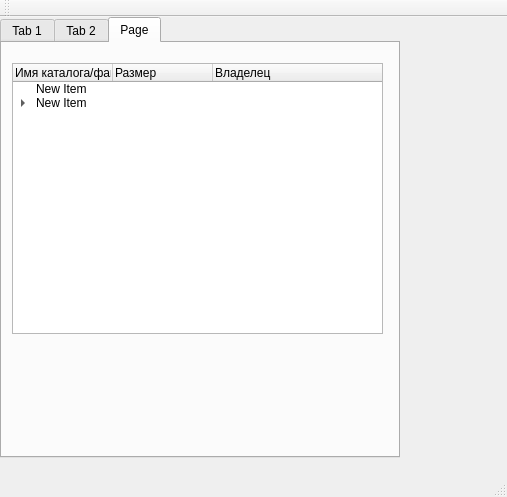
<?xml version="1.0" encoding="UTF-8"?>
<ui version="4.0">
 <class>MainWindow</class>
 <widget class="QMainWindow" name="MainWindow">
  <property name="geometry">
   <rect>
    <x>0</x>
    <y>0</y>
    <width>507</width>
    <height>497</height>
   </rect>
  </property>
  <property name="windowTitle">
   <string>MainWindow</string>
  </property>
  <property name="styleSheet">
   <string notr="true"/>
  </property>
  <widget class="QWidget" name="centralWidget">
   <widget class="QTabWidget" name="tabWidget">
    <property name="geometry">
     <rect>
      <x>0</x>
      <y>0</y>
      <width>400</width>
      <height>441</height>
     </rect>
    </property>
    <property name="sizePolicy">
     <sizepolicy hsizetype="Expanding" vsizetype="Expanding">
      <horstretch>0</horstretch>
      <verstretch>0</verstretch>
     </sizepolicy>
    </property>
    <property name="minimumSize">
     <size>
      <width>121</width>
      <height>141</height>
     </size>
    </property>
    <property name="maximumSize">
     <size>
      <width>400</width>
      <height>16777215</height>
     </size>
    </property>
    <property name="currentIndex">
     <number>2</number>
    </property>
    <widget class="QWidget" name="tab">
     <attribute name="title">
      <string>Tab 1</string>
     </attribute>
     <widget class="QWidget" name="verticalLayoutWidget">
      <property name="geometry">
       <rect>
        <x>10</x>
        <y>10</y>
        <width>204</width>
        <height>254</height>
       </rect>
      </property>
      <layout class="QVBoxLayout" name="verticalLayout">
       <item>
        <widget class="QLabel" name="label">
         <property name="text">
          <string>Вы можете выбрать только один пункт</string>
         </property>
        </widget>
       </item>
       <item>
        <widget class="QRadioButton" name="radioButton">
         <property name="text">
          <string>Пункт 1</string>
         </property>
         <property name="checked">
          <bool>true</bool>
         </property>
        </widget>
       </item>
       <item>
        <widget class="QRadioButton" name="radioButton_2">
         <property name="text">
          <string>Пункт 2</string>
         </property>
        </widget>
       </item>
       <item>
        <widget class="QRadioButton" name="radioButton_3">
         <property name="text">
          <string>Пункт 3</string>
         </property>
        </widget>
       </item>
       <item>
        <widget class="QRadioButton" name="radioButton_4">
         <property name="text">
          <string>Пункт 4</string>
         </property>
        </widget>
       </item>
      </layout>
     </widget>
     <widget class="QWidget" name="verticalLayoutWidget_2">
      <property name="geometry">
       <rect>
        <x>230</x>
        <y>20</y>
        <width>204</width>
        <height>107</height>
       </rect>
      </property>
      <layout class="QVBoxLayout" name="verticalLayout_2">
       <item>
        <widget class="QLabel" name="label_2">
         <property name="text">
          <string>Вы можете выбрать только один пункт</string>
         </property>
        </widget>
       </item>
       <item>
        <widget class="QRadioButton" name="radioButton_5">
         <property name="text">
          <string>Пункт 1</string>
         </property>
         <property name="checked">
          <bool>true</bool>
         </property>
        </widget>
       </item>
       <item>
        <widget class="QRadioButton" name="radioButton_6">
         <property name="text">
          <string>Пункт 2</string>
         </property>
        </widget>
       </item>
       <item>
        <widget class="QRadioButton" name="radioButton_7">
         <property name="text">
          <string>Пункт 3</string>
         </property>
        </widget>
       </item>
       <item>
        <widget class="QRadioButton" name="radioButton_8">
         <property name="text">
          <string>Пункт 4</string>
         </property>
        </widget>
       </item>
      </layout>
     </widget>
     <widget class="QLineEdit" name="newItemEdit">
      <property name="geometry">
       <rect>
        <x>270</x>
        <y>280</y>
        <width>141</width>
        <height>20</height>
       </rect>
      </property>
     </widget>
     <widget class="QPushButton" name="addItemButton">
      <property name="geometry">
       <rect>
        <x>270</x>
        <y>310</y>
        <width>121</width>
        <height>21</height>
       </rect>
      </property>
      <property name="styleSheet">
       <string notr="true"> border-bottom: 1px dotted red; /* Параметры линии */</string>
      </property>
      <property name="text">
       <string>Добавить запись</string>
      </property>
     </widget>
     <widget class="QListWidget" name="listWidget">
      <property name="geometry">
       <rect>
        <x>0</x>
        <y>290</y>
        <width>256</width>
        <height>91</height>
       </rect>
      </property>
      <item>
       <property name="text">
        <string>New Item</string>
       </property>
      </item>
      <item>
       <property name="text">
        <string>New Item</string>
       </property>
      </item>
     </widget>
    </widget>
    <widget class="QWidget" name="tab_2">
     <attribute name="title">
      <string>Tab 2</string>
     </attribute>
     <widget class="QToolButton" name="toolButton_2">
      <property name="geometry">
       <rect>
        <x>70</x>
        <y>0</y>
        <width>51</width>
        <height>31</height>
       </rect>
      </property>
      <property name="text">
       <string>...</string>
      </property>
      <property name="icon">
       <iconset>
        <normaloff>:/icons/icons/icon.png</normaloff>:/icons/icons/icon.png</iconset>
      </property>
      <property name="iconSize">
       <size>
        <width>32</width>
        <height>32</height>
       </size>
      </property>
     </widget>
     <widget class="QToolButton" name="toolButton">
      <property name="geometry">
       <rect>
        <x>140</x>
        <y>10</y>
        <width>25</width>
        <height>19</height>
       </rect>
      </property>
      <property name="text">
       <string>text</string>
      </property>
     </widget>
     <widget class="QPushButton" name="pushButton">
      <property name="geometry">
       <rect>
        <x>200</x>
        <y>10</y>
        <width>84</width>
        <height>31</height>
       </rect>
      </property>
      <property name="text">
       <string>PushButton</string>
      </property>
     </widget>
     <widget class="QCheckBox" name="checkBox">
      <property name="geometry">
       <rect>
        <x>20</x>
        <y>50</y>
        <width>191</width>
        <height>17</height>
       </rect>
      </property>
      <property name="font">
       <font>
        <pointsize>-1</pointsize>
        <weight>50</weight>
        <italic>false</italic>
        <bold>false</bold>
       </font>
      </property>
      <property name="styleSheet">
       <string notr="true">font: normal 15px/1.2 Verdana,DejaVu Sans,Geneva,sans-serif;
</string>
      </property>
      <property name="text">
       <string>CheckBox</string>
      </property>
      <property name="checked">
       <bool>true</bool>
      </property>
     </widget>
     <widget class="QCommandLinkButton" name="commandLinkButton">
      <property name="geometry">
       <rect>
        <x>20</x>
        <y>90</y>
        <width>172</width>
        <height>41</height>
       </rect>
      </property>
      <property name="text">
       <string>CommandLinkButton</string>
      </property>
     </widget>
     <widget class="QDialogButtonBox" name="buttonBox">
      <property name="geometry">
       <rect>
        <x>40</x>
        <y>130</y>
        <width>321</width>
        <height>23</height>
       </rect>
      </property>
      <property name="standardButtons">
       <set>QDialogButtonBox::Apply|QDialogButtonBox::Cancel|QDialogButtonBox::Ok|QDialogButtonBox::Save|QDialogButtonBox::SaveAll</set>
      </property>
     </widget>
    </widget>
    <widget class="QWidget" name="tab_3">
     <attribute name="title">
      <string>Page</string>
     </attribute>
     <widget class="QTreeWidget" name="treeWidget">
      <property name="geometry">
       <rect>
        <x>10</x>
        <y>20</y>
        <width>371</width>
        <height>271</height>
       </rect>
      </property>
      <column>
       <property name="text">
        <string>Имя каталога/файла</string>
       </property>
      </column>
      <column>
       <property name="text">
        <string>Размер</string>
       </property>
      </column>
      <column>
       <property name="text">
        <string>Владелец</string>
       </property>
      </column>
      <item>
       <property name="text">
        <string>New Item</string>
       </property>
      </item>
      <item>
       <property name="text">
        <string>New Item</string>
       </property>
       <property name="text">
        <string/>
       </property>
       <item>
        <property name="text">
         <string>New Subitem</string>
        </property>
        <property name="text">
         <string/>
        </property>
        <item>
         <property name="text">
          <string>Подкаталог</string>
         </property>
         <property name="icon">
          <iconset>
           <normaloff>:/icons/icons/icon.png</normaloff>:/icons/icons/icon.png</iconset>
         </property>
         <property name="text">
          <string/>
         </property>
         <item>
          <property name="text">
           <string>a.txt</string>
          </property>
          <property name="text">
           <string>1231</string>
          </property>
         </item>
        </item>
       </item>
      </item>
     </widget>
    </widget>
   </widget>
  </widget>
  <widget class="QMenuBar" name="menuBar">
   <property name="geometry">
    <rect>
     <x>0</x>
     <y>0</y>
     <width>507</width>
     <height>21</height>
    </rect>
   </property>
  </widget>
  <widget class="QToolBar" name="mainToolBar">
   <attribute name="toolBarArea">
    <enum>TopToolBarArea</enum>
   </attribute>
   <attribute name="toolBarBreak">
    <bool>false</bool>
   </attribute>
  </widget>
  <widget class="QStatusBar" name="statusBar"/>
 </widget>
 <layoutdefault spacing="6" margin="11"/>
 <resources/>
 <connections/>
</ui>
